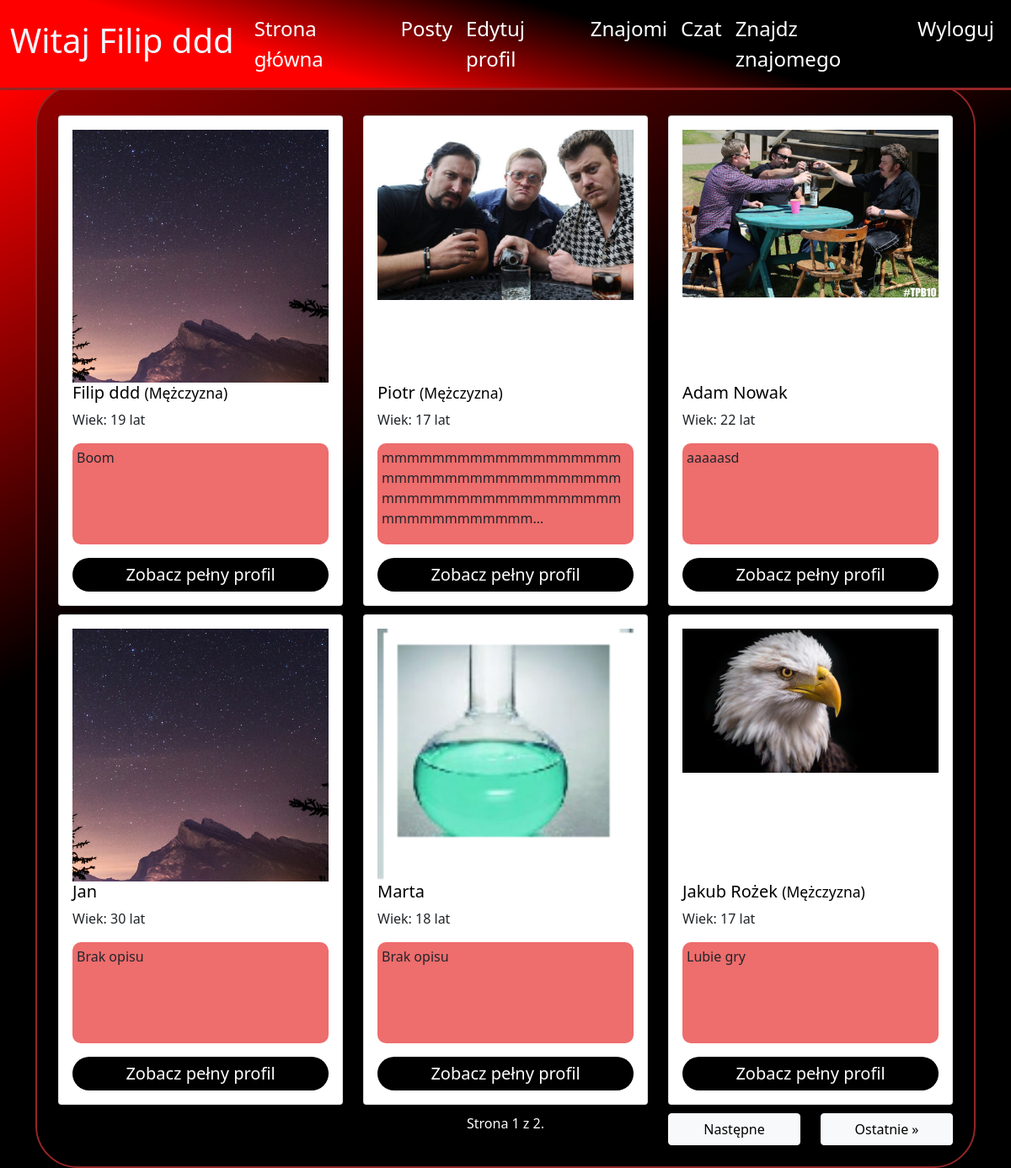
The app's page / (signed in), older data.
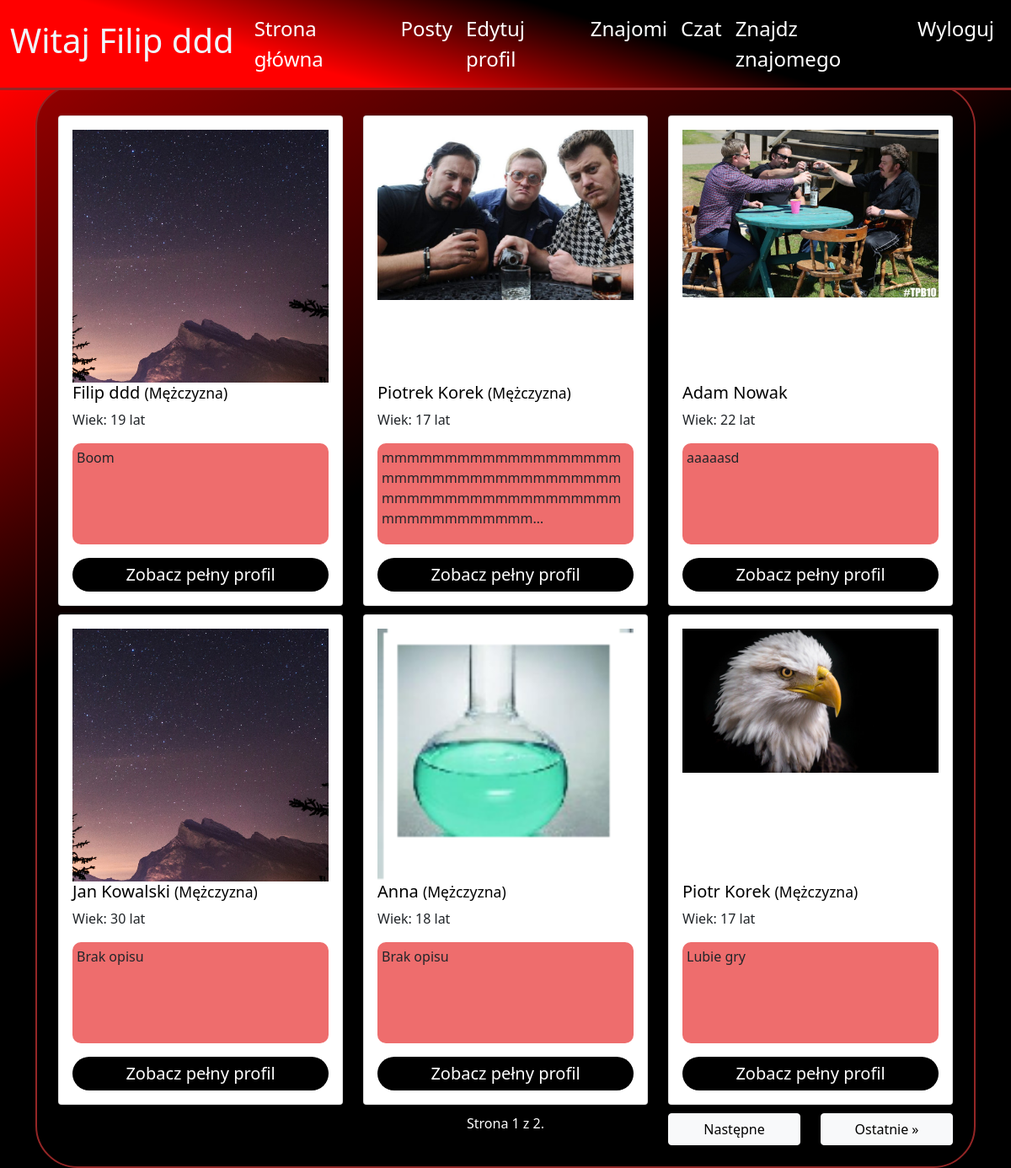
The same page, newer data.
### blog/models.py (models this page shows, shortened)
class Profile(models.Model):
    user = models.OneToOneField(User, null=True, on_delete=models.CASCADE)
    birth_date = models.DateField(blank=True,null=True)
    description = models.TextField(blank=True,null=True)
    first_name = models.CharField(blank=True, null=True, max_length=40)
    last_name = models.CharField(blank=True, null=True, max_length=40)
    country = models.CharField(blank=True, null=True, max_length=40)
    city = models.CharField(blank=True, null=True, max_length=40)
    height = models.DecimalField(blank=True,null=True, decimal_places=0, max_digits=120)
    weight = models.DecimalField(blank=True,null=True, decimal_places=0, max_digits=120)
    gender = models.CharField(blank=True,null=True, max_length=222)
    friends = models.ManyToManyField('self', blank=True)
    images = models.ManyToManyField("ProfileImage", related_name='+',blank=True)
    chats = models.ManyToManyField("ChatBox", related_name='+',blank=True)
    posts = models.ManyToManyField("Post", related_name='+',blank=True)
    def get_age(self):
        import datetime
        age = int((datetime.date.today() - self.birth_date).days/365.25)
        return age
    def get_name(self):
        if self.first_name and self.last_name:
            return str(str(self.first_name)+" "+str(self.last_name)) #+" ("+str(self.user.username)+")"
        elif self.first_name:
            return self.first_name
        else:
            return self.user.username

### blog/views.py (the view)
# urls.py: path("", views.MainPage, name="mainpage"),
def MainPage(request):
    profiles = Profile.objects.all()
    paginator = Paginator(profiles, 6)
    page_number = request.GET.get('page')
    page_obj = paginator.get_page(page_number)
    context={
        'profiles':page_obj,
    }
    if request.user.is_authenticated:
        profile = request.user.profile
        new_friend_request = 0
        friend_requests = FriendInvitation.objects.all().filter(profile_to=profile)
        for friend_request in friend_requests:
            if friend_request.displayed == False:
                new_friend_request += 1
        context["new_friend_request"] = new_friend_request
        new_messages = 0
        profile_chats = profile.chats.all()
        for chat in profile_chats:
            for message in chat.messages.all():
                if not message.displayed:
                    if not message.owner == profile:
                        new_messages +=1
        context["new_messages"] = new_messages
    return render(request, "blog/mainpage.html",context=context)

### blog/templates/blog/mainpage.html (shortened to what this page needs)
{% extends "blog/base.html"%}
{% load static %}
{%block content%}
{% if user.is_authenticated%}
<div class="container background_v1">
    <div class="row">
    {% for profile in profiles%}
        <div class="col-sm-12 col-md-6 col-lg-4" >
            <div class="card main_page_card" style="margin-top: 10px;">
                <div class="card-body">
                {% if profile.images%}
                <div style="width: 100%; position:relative;">
                    {%for image in profile.images.all %}
                        {% if forloop.last %}
                            <div class="fake_box"> </div>
                            <br />
                        {%endif%}
                    {%empty%}
                          <img src="{% static 'user.png' %}" class="profile_image">
                          <div class="fake_box"> </div>
                        <br />
                    {%endfor%}
                </div>
                {%endif%}
                <h5 class="card-title">
                {{profile.get_name}}
                {% if not profile.gender == None%}
                <small>({{profile.gender}})</small>
                {%endif%}
                </h5>
                <p class="card-text">Wiek: {{profile.get_age}} lat</p>
                <p class="card-text main_page_desc" >
                {% if profile.description %}
                    {{profile.description|truncatechars:70}}
                    {% else %}
                    Brak opisu
                {%  endif   %}
                </p>
                <a href="{%url 'profile' profile.id%}"  class="my-button">Zobacz pełny profil</a>
                </div>
            </div>
        </div>
    {%endfor%}
    </div>
    <div class="pagination row">
        {% if profiles.has_previous %}
            <div class="col-md-12 col-lg-2">
            <a class="pagiantion_obj btn btn-light"
             href="?page=1">&laquo; Pierwsze</a>
            </div>
            <div class="col-md-12 col-lg-2">
            <a class="pagiantion_obj btn btn-light"
            href="?page={{ profiles.previous_page_number }}">Poprzednie</a>
            </div>
        {%else%}
            <div class="pagination_obj col-md-12 col-lg-2" style="height:1px;"></div>
            <div class="pagination_obj col-md-12 col-lg-2" style="height:1px;"></div>
        {% endif %}
        <div class="pagiantion_obj pagination_number col-sm-12 col-md-4" >
            Strona {{ profiles.number }} z {{ profiles.paginator.num_pages }}.
        </div>
        {% if profiles.has_next %}
            <div class="col-md-12 col-lg-2">
            <a class="pagiantion_obj btn btn-light pagiantion_obj"
            href="?page={{ profiles.next_page_number }}">Następne</a>
            </div>
            <div class="col-md-12 col-lg-2">
            <a class="pagiantion_obj btn btn-light pagiantion_obj"
            href="?page={{ profiles.paginator.num_pages }}">Ostatnie &raquo;</a>
             </div>
        {% endif %}
</div>
</div>
    {%endif%}
{% endblock %}

Row changes from the older to the newer data that the page shows:
changed Profile "mmmmmmmmmmmmmmmmmmmmmmmmmmmmmmmmmmmmmmmmmmmmmmmmmmmmmmmmmmmmmmmmmmmmm…": get_name "Piotr" → "Piotrek Korek"
changed Profile: get_name "Jan" → "Jan Kowalski"; gender (not shown) → "Mężczyzna"
changed Profile: get_name "Marta" → "Anna"; gender (not shown) → "Mężczyzna"
changed Profile "Lubie gry": get_name "Jakub Rożek" → "Piotr Korek"
